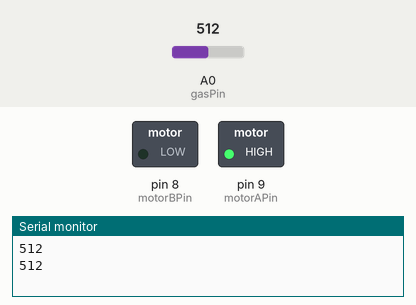
Bench run of a sketch on a simulated Arduino Uno, built with avr-gcc and run on an emulated ATmega328P. Shown: switched loads named in the sketch (green lamp = pin HIGH), the last lines printed to the serial monitor. The inputs (shaded band) are chosen by the test bench; at power-on: A0 (gasPin) = 512.

Above: at 1.8 s.
1.9 s: A0 (gasPin) set to 588
3.4 s: A0 (gasPin) set to 608
At 4.6 s:
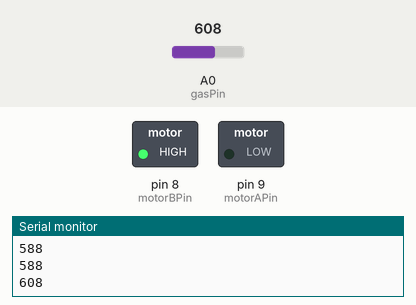
5.5 s: A0 (gasPin) set to 590
At 7.2 s:
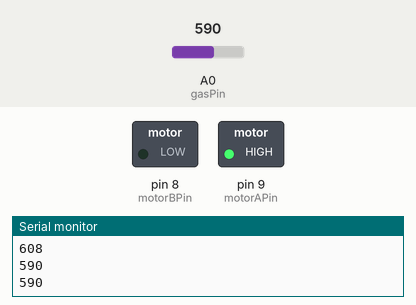
7.5 s: A0 (gasPin) set to 610
At 8.9 s:
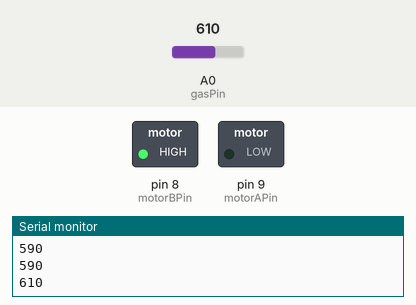
Timing chart, 0 to 10.5 s (numbered marks = the images above; inputs shaded):
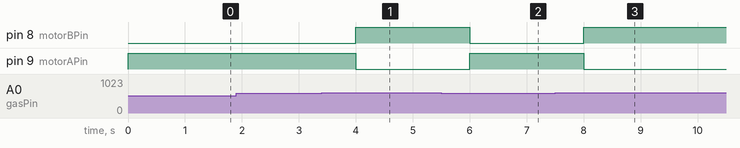

The sketch:

DC-Ga.ino
```cpp
int gasPin = 0;  // A0

int val;
int speed = 200;

const int motorAPin = 9;   // IN1 - D9
const int motorBPin = 8;   // IN2 - D8
// const int enablePin = 10;  // ENA - D10

void setup() {
  pinMode(motorAPin, OUTPUT);
  pinMode(motorBPin, OUTPUT);
  // pinMode(enablePin, OUTPUT);
  Serial.begin(9600);
}

void loop() {
  val = analogRead(gasPin);
  Serial.println(val, DEC);
  if (val < 600) {
    digitalWrite(motorAPin, HIGH);
    digitalWrite(motorBPin, LOW);
    // analogWrite(enablePin, speed);
  } else {
    digitalWrite(motorAPin, LOW);
    digitalWrite(motorBPin, HIGH);
    // analogWrite(enablePin, speed);
  }
  delay(1000);
}
```

Measured:
- the behaviour switches between 599 and 600 on A0 (gasPin) (found by bisection; images 0 and 1)
- after the input at 3.4 s, pin 8 (motorBPin): LOW → HIGH after 0.60 s; pin 9 (motorAPin): HIGH → LOW after 0.60 s
- after the input at 5.5 s, pin 8 (motorBPin): HIGH → LOW after 0.50 s; pin 9 (motorAPin): LOW → HIGH after 0.50 s
- after the input at 7.5 s, pin 8 (motorBPin): LOW → HIGH after 0.50 s; pin 9 (motorAPin): HIGH → LOW after 0.50 s
